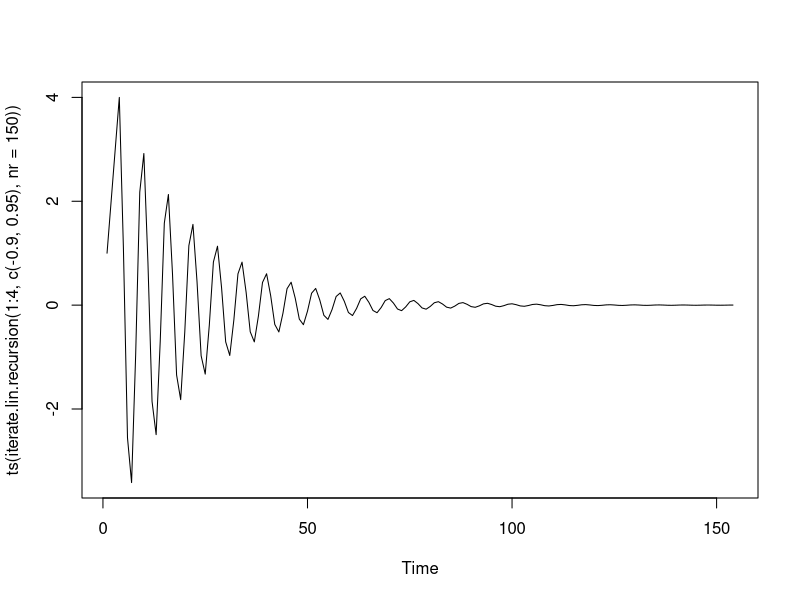

Recreate this plot in R.
library(sfsmisc)


### Name: iterate.lin.recursion
### Title: Generate Sequence Iterating a Linear Recursion
### Aliases: iterate.lin.recursion
### Keywords: arith

### ** Examples

## The Fibonacci sequence:
iterate.lin.recursion(0:1, c(1,1), nr = 12)
## 0 1 1 2 3 5 8 13 21 34 55 89 144 233

## seq() as a special case:
stopifnot(iterate.lin.recursion(4,1, d=2, nr=20)
          == seq(4, by=2, length=1+20))

## ''Deterministic AR(2)'' :
round(iterate.lin.recursion(1:4, c(-0.7, 0.9), d = 2, nr=15), dig=3)
## slowly decaying :
plot(ts(iterate.lin.recursion(1:4, c(-0.9, 0.95), nr=150)))
